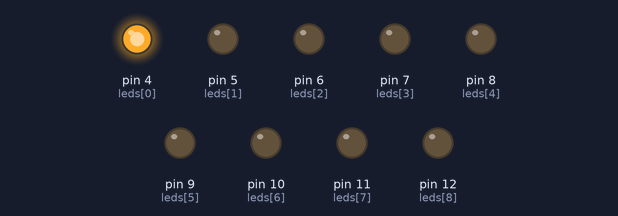
Simulated run of this sketch. Board: Arduino Uno, built with avr-gcc and run on an emulated ATmega328P. Shown: output pins drawn as LEDs (lit = HIGH).

Above: at 0.05 s.
At 2.97 s:
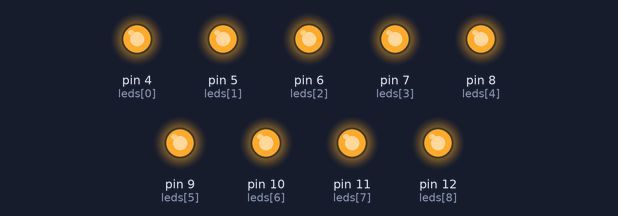
At 10.17 s:
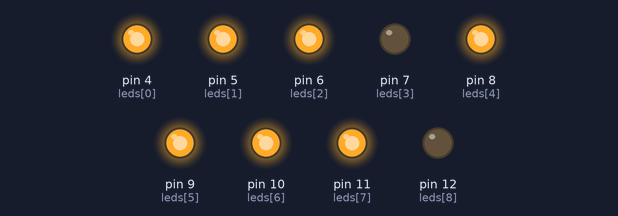
At 19.08 s:
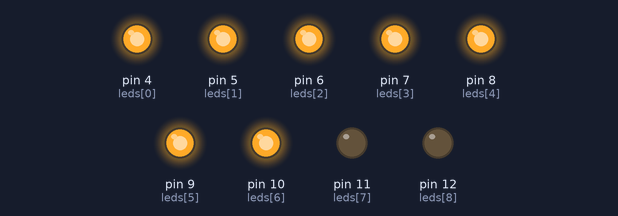
At 27.44 s:
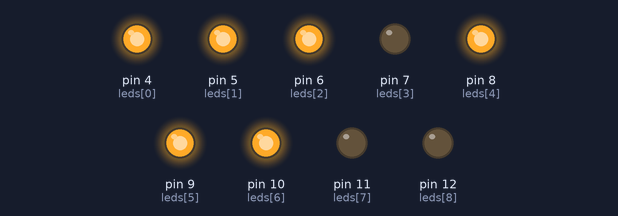
At 35.3 s:
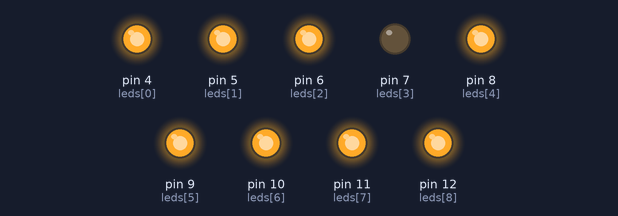
Timing chart, 0 to 40.0 s (numbered marks = the images above):
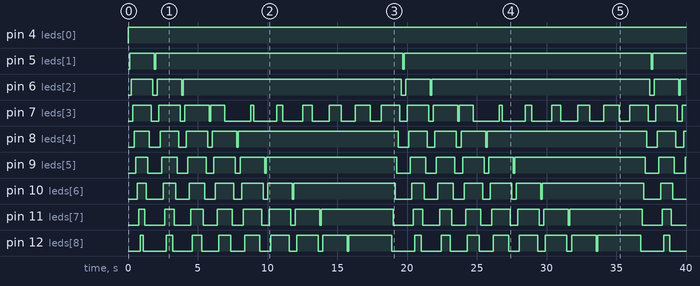

The sketch:

9_LEDS_SEQUENCIA.ino
```cpp
int leds[] = {4, 5, 6, 7, 8, 9, 10, 11, 12}; //PINOS
int contador = 0;
int timer  = 110; //INTERVALO

void setup()
{
  for(contador = 0; contador < 9; contador ++)
  {
    pinMode(leds[contador], OUTPUT); //DEFINE OS PINOS COMO SAÍDA
  }
}
void loop()
{
  for(contador = 0; contador < 9; contador ++)
  {
    digitalWrite(leds[contador], HIGH); //ACENDE O LED
    delay(timer); //INTERVALO
    contador ++;
    digitalWrite(leds[contador], HIGH); //ACENDE O LED
    delay(timer); //INTERVALO
    contador ++;
    digitalWrite(leds[contador], HIGH); //ACENDE O LED
    delay(timer); //INTERVALO
    contador ++;
    digitalWrite(leds[contador], HIGH); //ACENDE O LED
    delay(timer); //INTERVALO
    contador ++;
    digitalWrite(leds[contador], HIGH); //ACENDE O LED
    delay(timer); //INTERVALO
    contador ++;
    digitalWrite(leds[contador], HIGH); //ACENDE O LED
    delay(timer); //INTERVALO
    contador ++;
    digitalWrite(leds[contador], HIGH); //ACENDE O LED
    delay(timer); //INTERVALO
    contador ++;
    digitalWrite(leds[contador], HIGH); //ACENDE O LED
    delay(timer); //INTERVALO
    contador ++;
    digitalWrite(leds[contador], HIGH); //ACENDE O LED
    delay(timer); //INTERVALO
    contador ++;

    digitalWrite(leds[contador], LOW); //APAGA O LED
    delay(timer); //INTERVALO
    contador --;
    digitalWrite(leds[contador], LOW); //APAGA O LED
    delay(timer); //INTERVALO
    contador --;
    digitalWrite(leds[contador], LOW); //APAGA O LED
    delay(timer); //INTERVALO
    contador --;
    digitalWrite(leds[contador], LOW); //APAGA O LED
    delay(timer); //INTERVALO
    contador --;
    digitalWrite(leds[contador], LOW); //APAGA O LED
    delay(timer); //INTERVALO
    contador --;
    digitalWrite(leds[contador], LOW); //APAGA O LED
    delay(timer); //INTERVALO
    contador --;
    digitalWrite(leds[contador], LOW); //APAGA O LED
    delay(timer); //INTERVALO
    contador --;
    digitalWrite(leds[contador], LOW); //APAGA O LED
    delay(timer); //INTERVALO
    contador --;
    digitalWrite(leds[contador], LOW); //APAGA O LED
    delay(timer); //INTERVALO
    contador --;
  }
}
```

Measured:
- by itself, pin 4 (leds[0]): LOW → HIGH at 0.00 s
- by itself, pin 5 (leds[1]): repeats every 17.8 s: LOW 0.11 s, HIGH 17.7 s
- by itself, pin 6 (leds[2]): repeats every 17.8 s: LOW 0.33 s, HIGH 1.8 s, LOW 0.11 s, HIGH 15.6 s
- by itself, pin 8 (leds[4]): repeats every 17.8 s: LOW 0.77 s, HIGH 1.3 s, LOW 0.55 s, HIGH 1.5 s, LOW 0.33 s, HIGH 1.8 s, LOW 0.11 s, HIGH 11.4 s
- by itself, pin 9 (leds[5]): repeats every 17.8 s: LOW 0.99 s, HIGH 1.1 s, LOW 0.77 s, HIGH 1.3 s, LOW 0.55 s, HIGH 1.5 s, LOW 0.33 s, HIGH 1.8 s, LOW 0.11 s, HIGH 9.4 s
- by itself, pin 10 (leds[6]): repeats every 17.8 s: LOW 1.2 s, HIGH 0.88 s, LOW 0.99 s, HIGH 1.1 s, LOW 0.77 s, HIGH 1.3 s, LOW 0.55 s, HIGH 1.5 s, LOW 0.33 s, HIGH 1.8 s, LOW 0.11 s, HIGH 7.3 s
